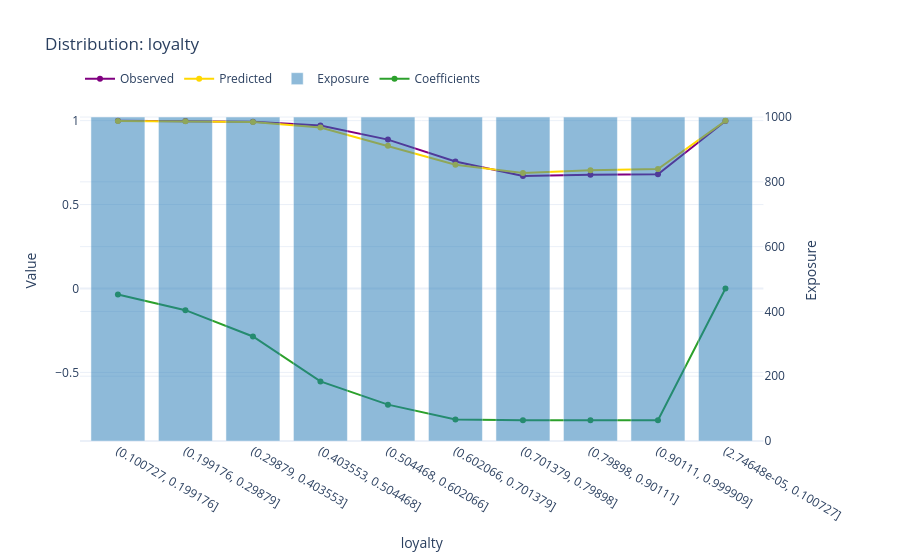

Write notebook code for a chart like this one.
### Code cell
glm.plot(X, y, w, "loyalty", "elasticity")

### Figure 1 — Plotly figure (JSON) as saved in the notebook; plotly's stock layout.template omitted (floating-point values rounded to 4 significant figures)
{"data": [{"line": {"color": "#800080"}, "marker": {"color": "#800080"}, "mode": "lines+markers", "name": "Observed", "type": "scatter", "x": ["(0.100727, 0.199176]", "(0.199176, 0.29879]", "(0.29879, 0.403553]", "(0.403553, 0.504468]", "(0.504468, 0.602066]", "(0.602066, 0.701379]", "(0.701379, 0.79898]", "(0.79898, 0.90111]", "(0.90111, 0.999909]", "(2.74648e-05, 0.100727]"], "xaxis": "x", "y": [0.999, 0.998, 0.994, 0.971, 0.887, 0.757, 0.67, 0.677, 0.681, 0.998], "yaxis": "y"}, {"line": {"color": "#FFD700"}, "marker": {"color": "#FFD700"}, "mode": "lines+markers", "name": "Predicted", "type": "scatter", "x": ["(0.100727, 0.199176]", "(0.199176, 0.29879]", "(0.29879, 0.403553]", "(0.403553, 0.504468]", "(0.504468, 0.602066]", "(0.602066, 0.701379]", "(0.701379, 0.79898]", "(0.79898, 0.90111]", "(0.90111, 0.999909]", "(2.74648e-05, 0.100727]"], "xaxis": "x", "y": [0.9982, 0.9959, 0.9915, 0.9594, 0.8496, 0.7374, 0.6875, 0.7039, 0.7111, 0.9986], "yaxis": "y"}, {"marker": {"color": "#1f77b4"}, "name": "Exposure", "opacity": 0.5, "type": "bar", "x": ["(0.100727, 0.199176]", "(0.199176, 0.29879]", "(0.29879, 0.403553]", "(0.403553, 0.504468]", "(0.504468, 0.602066]", "(0.602066, 0.701379]", "(0.701379, 0.79898]", "(0.79898, 0.90111]", "(0.90111, 0.999909]", "(2.74648e-05, 0.100727]"], "xaxis": "x", "y": [1000.0, 1000.0, 1000.0, 1000.0, 1000.0, 1000.0, 1000.0, 1000.0, 1000.0, 1000.0], "yaxis": "y2"}, {"line": {"color": "#2ca02c"}, "marker": {"color": "#2ca02c"}, "mode": "lines+markers", "name": "Coefficients", "type": "scatter", "x": ["(0.100727, 0.199176]", "(0.199176, 0.29879]", "(0.29879, 0.403553]", "(0.403553, 0.504468]", "(0.504468, 0.602066]", "(0.602066, 0.701379]", "(0.701379, 0.79898]", "(0.79898, 0.90111]", "(0.90111, 0.999909]", "(2.74648e-05, 0.100727]"], "xaxis": "x", "y": [-0.03584, -0.1294, -0.286, -0.5538, -0.6923, -0.7804, -0.7846, -0.7848, -0.7849, 0.0], "yaxis": "y"}], "layout": {"legend": {"orientation": "h", "x": 0, "xanchor": "left", "y": 1.02, "yanchor": "bottom"}, "title": {"text": "Distribution: loyalty"}, "xaxis": {"anchor": "y", "categoryarray": ["(0.100727, 0.199176]", "(0.199176, 0.29879]", "(0.29879, 0.403553]", "(0.403553, 0.504468]", "(0.504468, 0.602066]", "(0.602066, 0.701379]", "(0.701379, 0.79898]", "(0.79898, 0.90111]", "(0.90111, 0.999909]", "(2.74648e-05, 0.100727]"], "categoryorder": "array", "domain": [0, 0.94], "title": {"text": "loyalty"}, "type": "category"}, "yaxis": {"anchor": "x", "domain": [0, 1], "title": {"text": "Value"}}, "yaxis2": {"anchor": "x", "overlaying": "y", "side": "right", "title": {"text": "Exposure"}}}}
